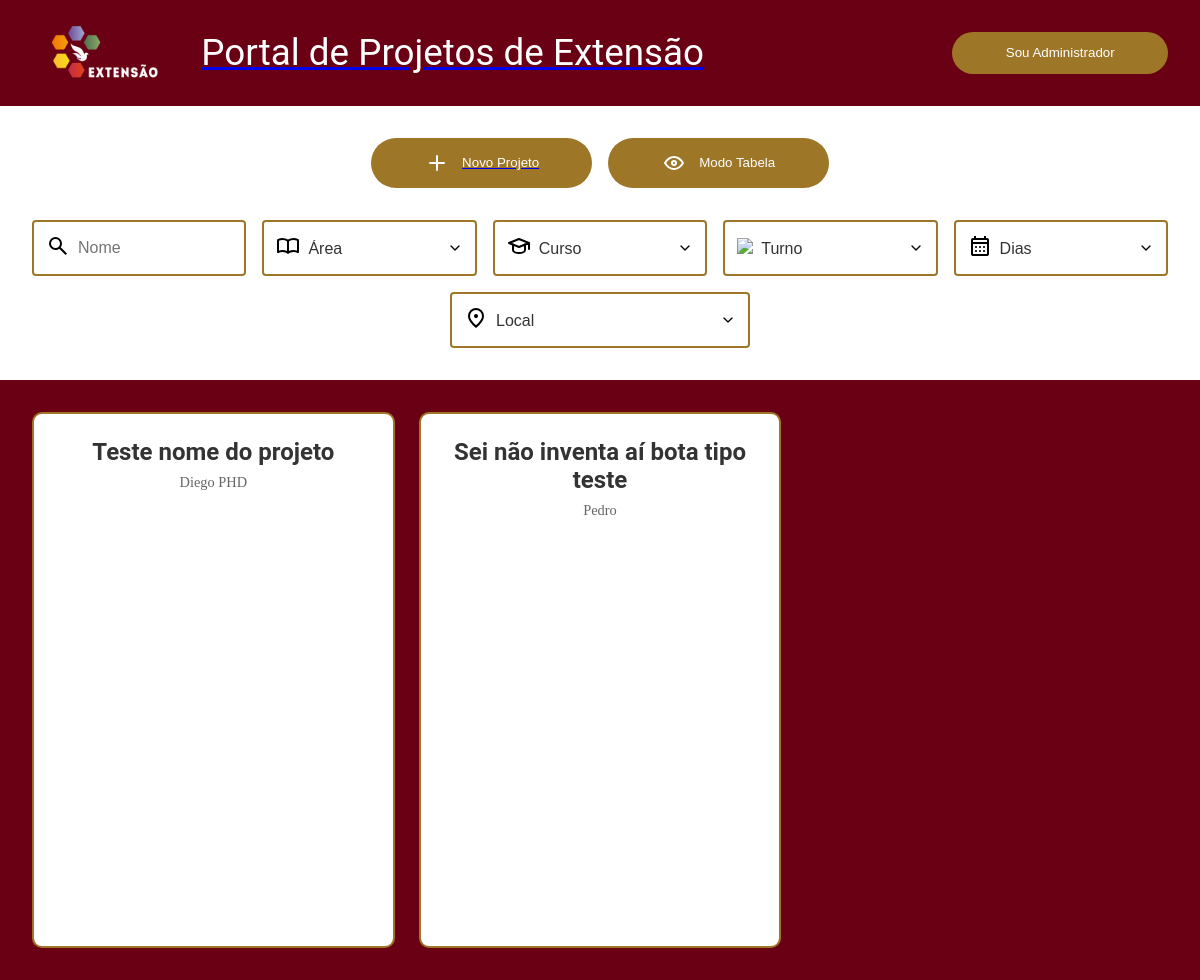
Before: / with the older database file.
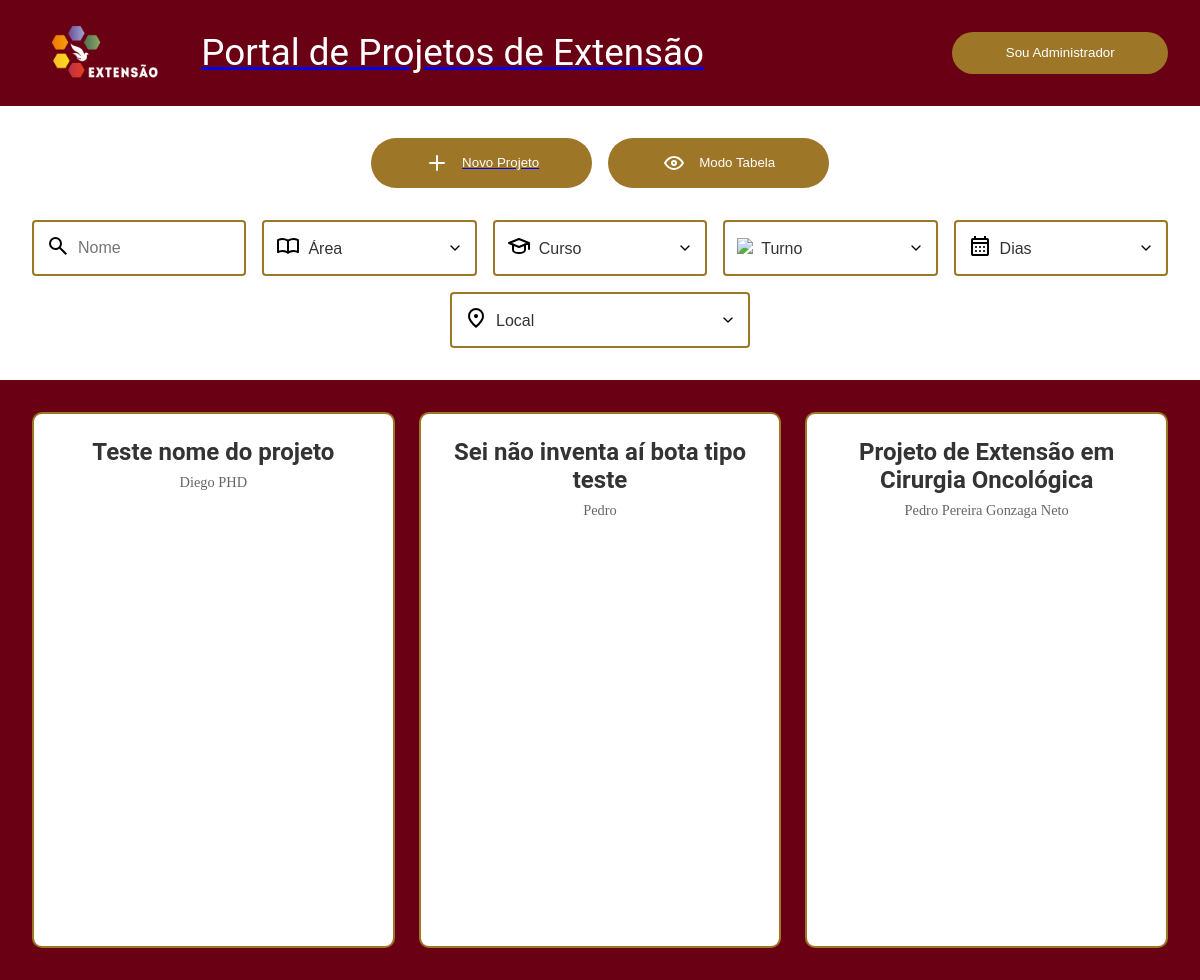
After: the same page with the newer database file.
### portalExtensaoUnicap_app/models.py (models this page shows, shortened)
class projeto(models.Model):
    id=models.BigAutoField(primary_key=True)
    identificacao_unica=models.TextField(max_length=9, blank=False, null=False)
    titulo=models.TextField(max_length=300, blank=False, null=False)
    proposta=models.TextField(max_length=3000, blank=False, null=False)
    curso=models.TextField(max_length=150, blank=False, null=False)
    coordenador=models.TextField(max_length=150, blank=False, null=False)
    ch_total=models.IntegerField(blank=False, null=False)
    ch_semanal_docente=models.IntegerField(blank=False, null=False)
    ch_semanal_estudante=models.IntegerField(blank=False, null=False)
    data_inicio=models.DateField(auto_now=False, auto_now_add=False)
    data_termino=models.DateField(auto_now=False, auto_now_add=False)
    instagram=models.TextField(blank=True)
    contato=models.TextField(blank=False)
    formulario=models.TextField(blank=True)

### portalExtensaoUnicap_app/views.py (the view)
# urls.py: path('', views.PortalExtensaoView, name='menu'),
def PortalExtensaoView(request):
    projetos = projeto.objects.all()
    return render(request, 'admin-cards.html', {
        'current_page': 'public-cards',
        'portalExtensaoUnicap_app_projetos': projetos
    })

### portalExtensaoUnicap_app/templates/admin-cards.html (shortened to what this page needs)
{% extends 'admin-base.html' %}
{% load static %}
{% block projetos %}
<div id="project-grid" class="projects-grid">
    {% for projeto in portalExtensaoUnicap_app_projetos %}
    <a href="{% url 'project' projeto.id %}" class="project-card">
        <h2>{{ projeto.titulo }}</h2>
        <p class="professor">{{ projeto.coordenador }}</p>
    </a>
    {% empty %}
    <p style="text-align: center;">Nenhum projeto cadastrado ainda.</p>
    {% endfor %}
</div>
{% endblock %}

### portalExtensaoUnicap_app/templates/admin-base.html (shortened to what this page needs)
{% extends 'base.html' %} {% block conteudo %} {% load static %}
<div class="admin-menu">
	<div class="actions-container">
		<a href="{% url 'create' %}">
			<button type="button">
				<img src="{% static 'graphics/plus.svg' %}" /> Novo Projeto
			</button>
		</a>
		<button type="button" id="admin-mode-button">
			<img src="{% static 'graphics/eye.svg' %}" /> Modo Tabela
		</button>
	</div>
	<div class="filters">
		<div class="search-box">
			<span class="search-icon"><img src="{% static 'graphics/lupa.svg' %}"></span>
			<input type="text" placeholder="Nome" />
		</div>
		<div class="filter-dropdown">
			<span class="area-icon"
				><img src="{% static 'graphics/area.svg' %}"
			/></span>
			<select>
				<option value="">Área</option>
			</select>
		</div>
		<div class="filter-dropdown">
			<span class="curso-icon"
				><img src="{% static 'graphics/school.svg' %}"
			/></span>
			<select>
				<option value="">Curso</option>
			</select>
		</div>
		<div class="filter-dropdown">
			<span class="shift-icon"
				><img src="{% static 'graphics/shift.svg' %}"
			/></span>
			<select>
				<option value="">Turno</option>
			</select>
		</div>
		<div class="filter-dropdown">
			<span class="days-icon"
				><img src="{% static 'graphics/calendar.svg' %}"
			/></span>
			<select>
				<option value="">Dias</option>
			</select>
		</div>
		<div class="filter-dropdown">
			<span class="location-icon"
				><img src="{% static 'graphics/place.svg' %}"
			/></span>
			<select>
				<option value="">Local</option>
			</select>
		</div>
	</div>
</div>
<div class="project-listing">
	{% block projetos %} {% endblock %}
</div>
{% endblock %}

### portalExtensaoUnicap_app/templates/base.html (shortened to what this page needs)
<!DOCTYPE html>
<html lang="pt-br">
	<head>
		{% load static %}
		<link rel="stylesheet" href="{% static 'style.css' %}" />
	</head>
	<body class="{{current_page}}">
		<nav>
			<div class="left-nav">
				<img
					src="{% static 'graphics/extensao-marca-gomos-cor.png' %}"
					id="logo"
					alt="Logo UNICAP" />
				<a href="/">
					<h1>Portal de Projetos de Extensão</h1>
				</a>
			</div>
			<div class="right-nav">
				<form action="{% url 'login' %}">
					<button type="submit">Sou Administrador</button>
				</form>
			</div>
		</nav>
		<main>{% block conteudo %} {% endblock %}</main>
	</body>
</html>

### portalExtensaoUnicap_app/static/style.css (style rules this page uses)
:root { --main-color:#690013; --accent-color:#9D7628; --text-color:#fff; --text-size:1em; --h1-size:2.3em; --border-radius:28px; }
h1 { font-size: var(--h1-size); }
h2 { font-size: 1.8em; }
h1,h2,h3,h4 { font-family: 'Roboto', sans-serif; }
* { margin: 0; padding: 0; box-sizing: border-box; }
body { font-size: var(--text-size); margin: 0; min-height: 100vh; display: flex; flex-direction: column; }
nav h1 { color: var(--text-color); margin: 0; font-weight: normal; }
nav { background-color: var(--main-color); display: flex; flex-direction: row; width: 100vw; max-width: 100%; height: fit-content; padding: 1rem 0; }
.left-nav { display: flex; flex-direction: row; align-items: center; justify-content: flex-start; flex-grow: 1; padding-left: 2rem; gap: 1rem; }
.right-nav { display: flex; flex-direction: row; align-items: center; justify-content: flex-end; flex-grow: 1; padding-right: 2rem; }
#logo { height: calc(var(--h1-size)*2); max-width: 100%; object-fit: contain; }
button { background-color: var(--accent-color); padding: calc(var(--text-size)) calc(var(--text-size)*4); border: none; border-radius: var(--border-radius); color: var(--text-color); display: flex; direction: row; align-items: center; justify-content: center; gap: var(--text-size); cursor: pointer; transition: transform 0.2s ease; }
.actions-container { display: flex; gap: 1rem; margin-bottom: 2rem; justify-content: center; flex-wrap: wrap; }
.admin-menu { width: 100%; max-width: 1400px; margin: 2rem auto; padding: 0 2rem; background-color: var(--main); }
.filters { display: flex; gap: 1rem; margin-bottom: 2rem; flex-wrap: wrap; justify-content: center; }
.search-box, .filter-dropdown { background-color: var(--text-color); padding: 0.75rem; border-radius: 4px; display: flex; align-items: center; gap: 0.5rem; border: 2px solid var(--accent-color); min-width: 180px; flex: 1; max-width: 300px; }
.search-box input, .filter-dropdown select { border: none; outline: none; background: none; font-size: 1rem; width: 100%; color: #333; }
.filter-dropdown select { -webkit-appearance: none; -moz-appearance: none; appearance: none; padding-right: 20px; background-size: 1em; }
.projects-grid { width: 100%; min-height: calc(100vh - 200px); margin: 0; padding: 2rem; background-color: var(--main-color); display: grid; grid-template-columns: repeat(auto-fill, minmax(280px, 1fr)); gap: 1.5rem; }
.project-card { background-color: var(--text-color); border-radius: 10px; padding: 1.5rem; border: 2px solid var(--accent-color); text-decoration: none; color: inherit; display: block; transition: transform 0.3s ease, box-shadow 0.3s ease; }
.project-card h2 { color: #333; margin-bottom: 0.5rem; font-size: 1.5rem; text-align: center; }
.professor { color: #666; font-size: 0.9rem; margin-bottom: 1rem; text-align: center; }

Changed rows visible on the page:
added projeto: titulo "Projeto de Extensão em Cirurgia Oncológica", coordenador "Pedro Pereira Gonzaga Neto"
